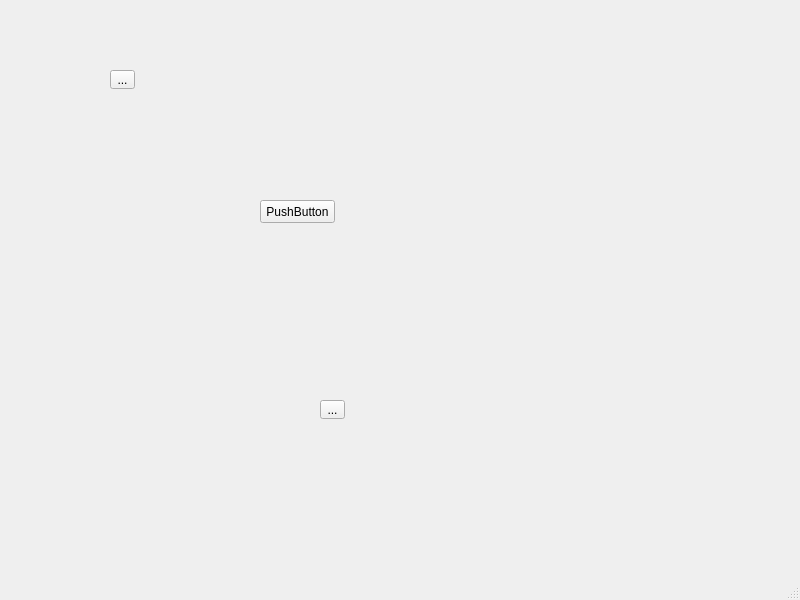
<?xml version="1.0" encoding="UTF-8"?>
<ui version="4.0">
 <class>MainWindow</class>
 <widget class="QMainWindow" name="MainWindow">
  <property name="geometry">
   <rect>
    <x>0</x>
    <y>0</y>
    <width>800</width>
    <height>600</height>
   </rect>
  </property>
  <property name="windowTitle">
   <string>MainWindow</string>
  </property>
  <widget class="QWidget" name="centralwidget">
   <widget class="QPushButton" name="pushButton">
    <property name="geometry">
     <rect>
      <x>260</x>
      <y>200</y>
      <width>75</width>
      <height>23</height>
     </rect>
    </property>
    <property name="text">
     <string>PushButton</string>
    </property>
   </widget>
   <widget class="QToolButton" name="toolButton">
    <property name="geometry">
     <rect>
      <x>320</x>
      <y>400</y>
      <width>25</width>
      <height>19</height>
     </rect>
    </property>
    <property name="text">
     <string>...</string>
    </property>
   </widget>
   <widget class="QToolButton" name="toolButton_2">
    <property name="geometry">
     <rect>
      <x>110</x>
      <y>70</y>
      <width>25</width>
      <height>19</height>
     </rect>
    </property>
    <property name="text">
     <string>...</string>
    </property>
   </widget>
  </widget>
  <widget class="QMenuBar" name="menubar">
   <property name="geometry">
    <rect>
     <x>0</x>
     <y>0</y>
     <width>800</width>
     <height>21</height>
    </rect>
   </property>
  </widget>
  <widget class="QStatusBar" name="statusbar"/>
 </widget>
 <resources/>
 <connections/>
</ui>
